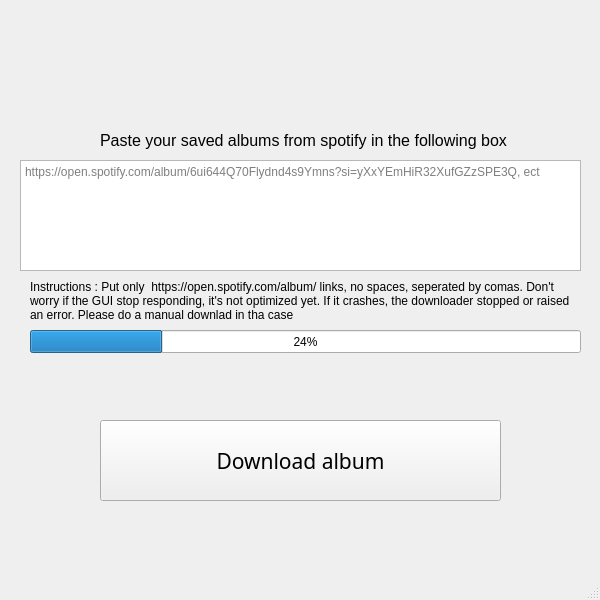
<?xml version="1.0" encoding="UTF-8"?>
<ui version="4.0">
 <class>MainWindow</class>
 <widget class="QMainWindow" name="MainWindow">
  <property name="geometry">
   <rect>
    <x>0</x>
    <y>0</y>
    <width>600</width>
    <height>600</height>
   </rect>
  </property>
  <property name="minimumSize">
   <size>
    <width>600</width>
    <height>600</height>
   </size>
  </property>
  <property name="maximumSize">
   <size>
    <width>600</width>
    <height>600</height>
   </size>
  </property>
  <property name="windowTitle">
   <string>MainWindow</string>
  </property>
  <widget class="QWidget" name="centralwidget">
   <widget class="QTextEdit" name="links">
    <property name="geometry">
     <rect>
      <x>20</x>
      <y>160</y>
      <width>561</width>
      <height>111</height>
     </rect>
    </property>
    <property name="placeholderText">
     <string>https://open.spotify.com/album/6ui644Q70Flydnd4s9Ymns?si=yXxYEmHiR32XufGZzSPE3Q, ect</string>
    </property>
   </widget>
   <widget class="QLabel" name="label">
    <property name="geometry">
     <rect>
      <x>100</x>
      <y>130</y>
      <width>481</width>
      <height>21</height>
     </rect>
    </property>
    <property name="font">
     <font>
      <pointsize>12</pointsize>
     </font>
    </property>
    <property name="text">
     <string>Paste your saved albums from spotify in the following box</string>
    </property>
   </widget>
   <widget class="QPushButton" name="DownloadButton">
    <property name="geometry">
     <rect>
      <x>100</x>
      <y>420</y>
      <width>401</width>
      <height>81</height>
     </rect>
    </property>
    <property name="font">
     <font>
      <family>MS Reference Sans Serif</family>
      <pointsize>16</pointsize>
     </font>
    </property>
    <property name="text">
     <string>Download album</string>
    </property>
   </widget>
   <widget class="QLabel" name="label_2">
    <property name="geometry">
     <rect>
      <x>30</x>
      <y>265</y>
      <width>541</width>
      <height>71</height>
     </rect>
    </property>
    <property name="text">
     <string>Instructions : Put only  https://open.spotify.com/album/ links, no spaces, seperated by comas. Don't
worry if the GUI stop responding, it's not optimized yet. If it crashes, the downloader stopped or raised 
an error. Please do a manual downlad in tha case</string>
    </property>
   </widget>
   <widget class="QProgressBar" name="progressBar">
    <property name="geometry">
     <rect>
      <x>30</x>
      <y>330</y>
      <width>551</width>
      <height>23</height>
     </rect>
    </property>
    <property name="value">
     <number>24</number>
    </property>
   </widget>
  </widget>
  <widget class="QMenuBar" name="menubar">
   <property name="geometry">
    <rect>
     <x>0</x>
     <y>0</y>
     <width>600</width>
     <height>21</height>
    </rect>
   </property>
  </widget>
  <widget class="QStatusBar" name="statusbar"/>
 </widget>
 <resources/>
 <connections/>
</ui>
